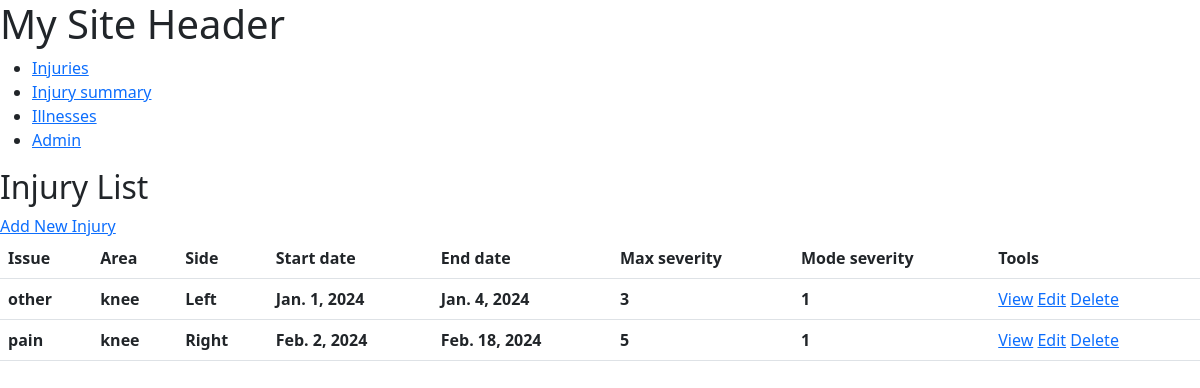
/health/injury/, run on the app's committed database.
### health/models.py (models this page shows, shortened)
class Injury(models.Model):
    id = models.AutoField(primary_key=True)
    issue = models.CharField(max_length=50)
    area = models.CharField(blank=True, default='', max_length=150)
    side = models.CharField(blank=True, default='', max_length=30)
    start_datetime = models.DateTimeField()
    severity = models.TextField(validators=[validate_digits_1_to_9])
    description = models.TextField(blank=True, default='')

class Calculated_Injury(models.Model):
    injury = models.OneToOneField(Injury, on_delete=models.CASCADE, related_name='calculated_injury', primary_key=True)
    max_severity = models.IntegerField()
    mode_severity = models.IntegerField()
    start_date = models.DateField()
    end_date = models.DateField()

### health/views.py (the view)
# urls.py: path('injury/', InjuryListView.as_view(), name='injury-list'),
class InjuryListView(ListView):
    model = Injury
    template_name = 'health/injury_list.html'
    def get_queryset(self):
        return Injury.objects.select_related('calculated_injury').all()

### health/templates/health/injury_list.html
{% extends 'shell.html' %}
{% block content %}
<h2>Injury List</h2>
<a href="{% url 'injury-create' %}">Add New Injury</a>
<table class="table">
    <thead>
        <tr>
            <th>Issue</th>
            <th>Area</th>
            <th>Side</th>
            <th>Start date</th>
            <th>End date</th>
            <th>Max severity</th>
            <th>Mode severity</th>
            <th>Tools</th>
        </tr>
    </thead>
    <tbody>
        {% for injury in object_list %}
        <tr>
            <th>{{ injury.issue }}</th>
            <th>{{ injury.area }}</th>
            <th>{{ injury.side }}</th>
            <th>{{ injury.calculated_injury.start_date }}</th>
            <th>{{ injury.calculated_injury.end_date }}</th>
            <th>{{ injury.calculated_injury.max_severity }}</th>
            <th>{{ injury.calculated_injury.mode_severity }}</th>
            <td>
                <a href="{% url 'injury-detail' injury.id %}">View</a>
                <a href="{% url 'injury-update' injury.id %}">Edit</a>
                <a href="{% url 'injury-delete' injury.id %}">Delete</a>
            </td>
        </tr>
        {% endfor %}
    </tbody>
</table>
{% endblock %}

### templates/shell.html (shortened to what this page needs)
<!DOCTYPE html>
<html lang="en-gb">
<head>
    <link href="https://cdn.jsdelivr.net/npm/bootstrap@5.3.0/dist/css/bootstrap.min.css" rel="stylesheet">
</head>
<body>
    <header>
        <h1>My Site Header</h1>
        <nav>
            <ul>
                <li><a href="{% url 'injury-list' %}">Injuries</a></li>
                <li><a href="{% url 'injury-summary' %}">Injury summary</a></li>
                <li><a href="{% url 'illness-list' %}">Illnesses</a></li>
                <li><a href="{% url 'admin:index' %}">Admin</a></li>
            </ul>
        </nav>
    </header>
    <div>
        {% block content %}{% endblock %}
    </div>
</body>
</html>

### data on the page
Injury: issue "other", area "knee", side "Left", calculated_injury.start_date "Jan. 1, 2024", calculated_injury.end_date "Jan. 4, 2024", calculated_injury.max_severity "3", calculated_injury.mode_severity "1"
Injury: issue "pain", area "knee", side "Right", calculated_injury.start_date "Feb. 2, 2024", calculated_injury.end_date "Feb. 18, 2024", calculated_injury.max_severity "5", calculated_injury.mode_severity "1"
